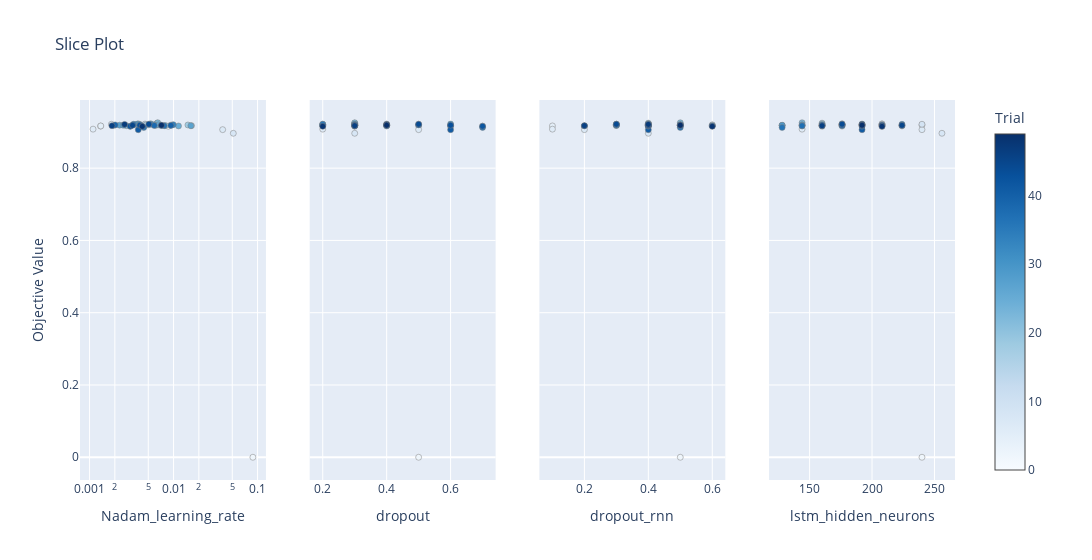

The cell this chart's notebook holds for it:
### Markdown cell above
- Learning Rate between 0.001 and 0.01 seems to be optimal , any values larger or smaller than that results in worse accuracy

### Code cell
fig = optuna.visualization.plot_slice(loaded_study,params=['Nadam_learning_rate','dropout','dropout_rnn','lstm_hidden_neurons'])
fig.show()
